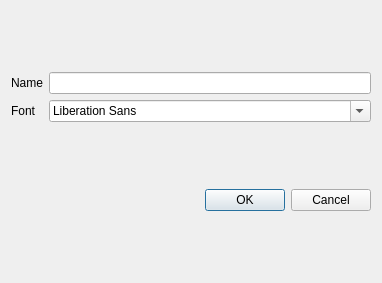
<?xml version="1.0" encoding="UTF-8"?>
<ui version="4.0">
 <class>Dialog</class>
 <widget class="QDialog" name="Dialog">
  <property name="geometry">
   <rect>
    <x>0</x>
    <y>0</y>
    <width>382</width>
    <height>283</height>
   </rect>
  </property>
  <property name="windowTitle">
   <string>Dialog</string>
  </property>
  <layout class="QVBoxLayout" name="verticalLayout">
   <item>
    <layout class="QGridLayout" name="gridLayout">
     <item row="0" column="0">
      <widget class="QLabel" name="label">
       <property name="text">
        <string>Name</string>
       </property>
      </widget>
     </item>
     <item row="0" column="1">
      <widget class="QLineEdit" name="lineEdit"/>
     </item>
     <item row="1" column="0">
      <widget class="QLabel" name="label_2">
       <property name="text">
        <string>Font</string>
       </property>
      </widget>
     </item>
     <item row="1" column="1">
      <widget class="QFontComboBox" name="fontComboBox"/>
     </item>
    </layout>
   </item>
   <item>
    <widget class="QDialogButtonBox" name="buttonBox">
     <property name="standardButtons">
      <set>QDialogButtonBox::Cancel|QDialogButtonBox::Ok</set>
     </property>
    </widget>
   </item>
  </layout>
 </widget>
 <resources/>
 <connections/>
</ui>
